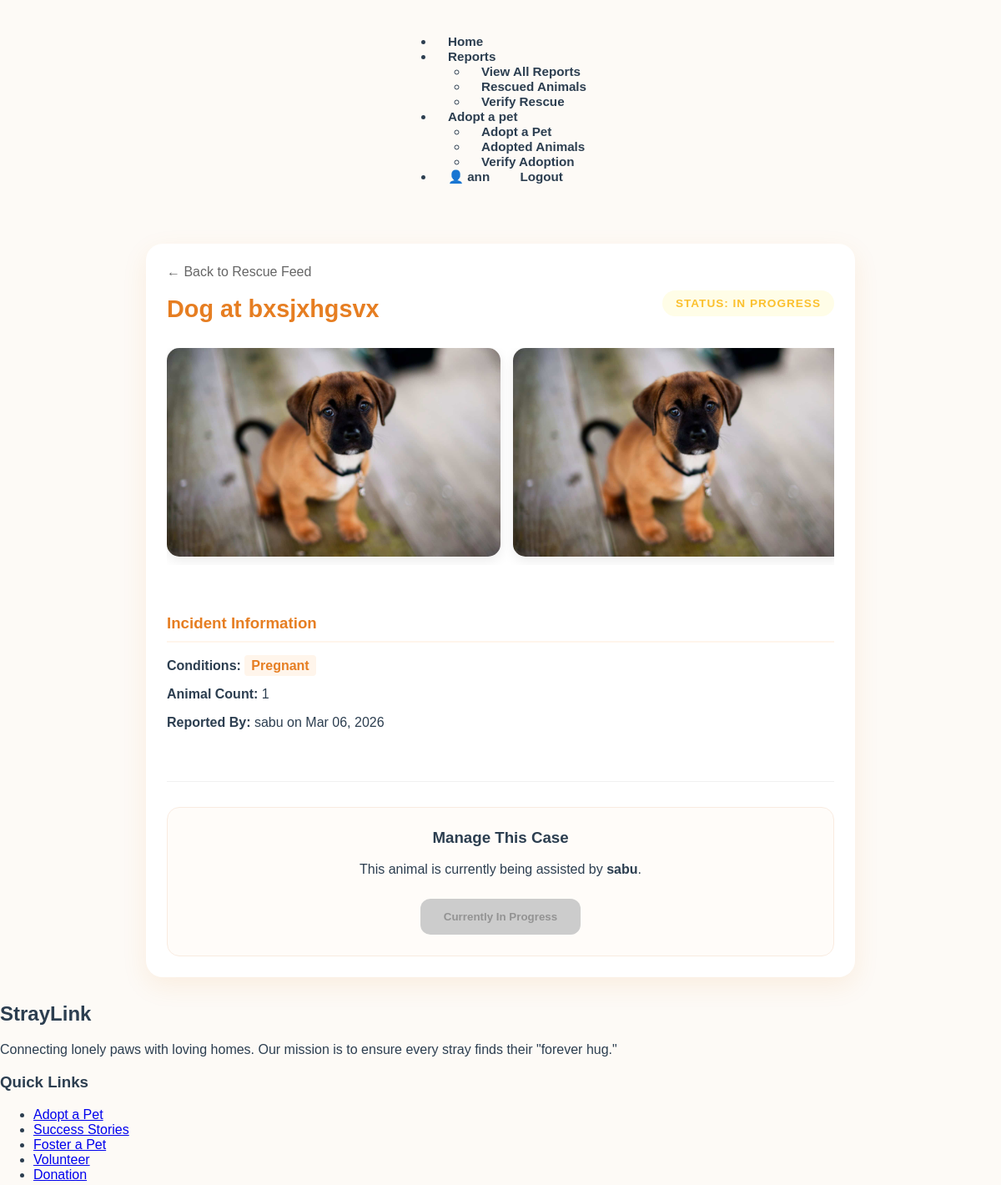
The page /report/detail/25/ (signed in, upper part) on the database as committed earlier.
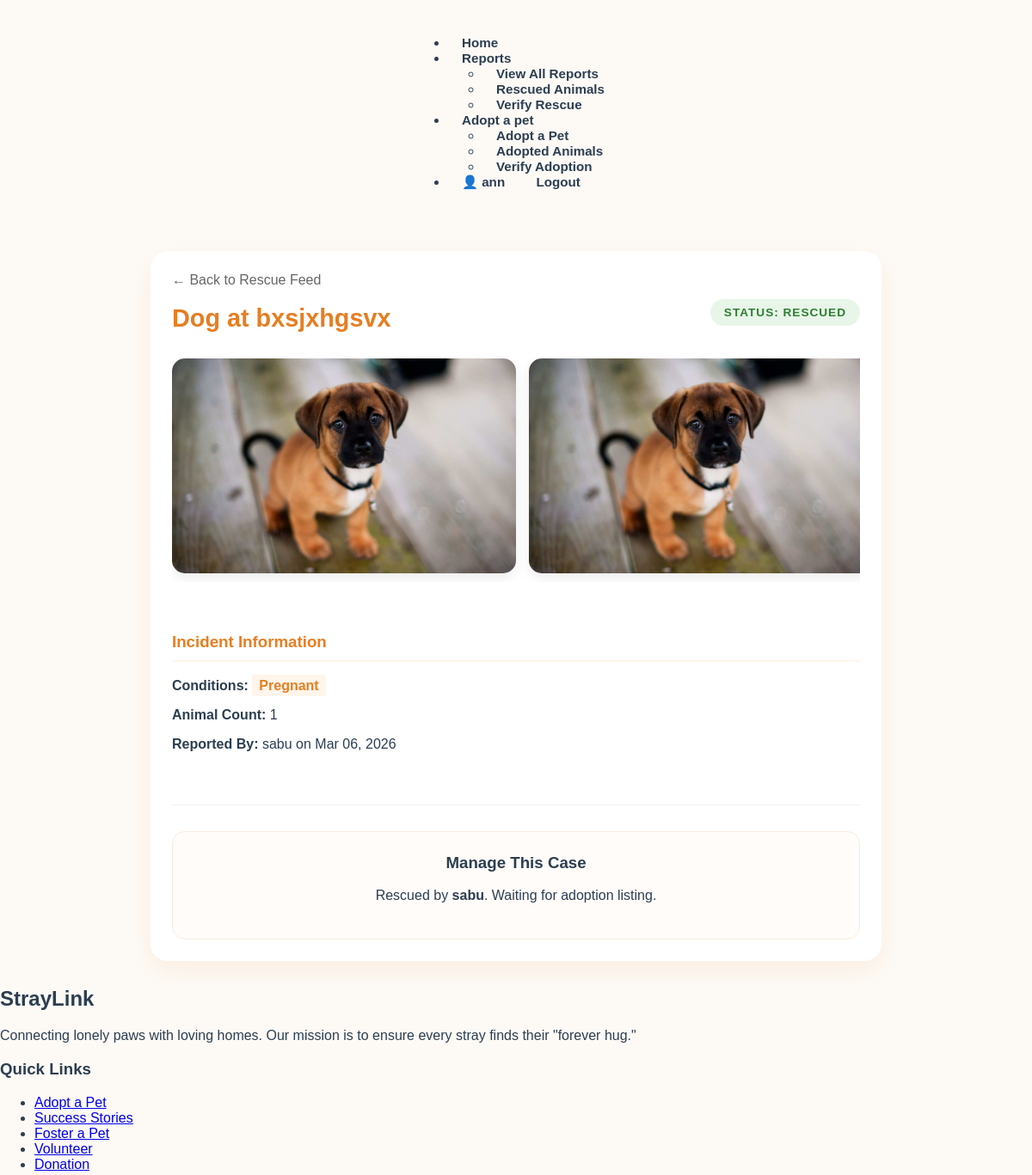
The same page on the database as committed later.
### App/models.py (models this page shows)
class ReportSubmit(models.Model):
    ANIMAL_TYPE_CHOICES = [
        ('dog', 'Dog'),
        ('cat', 'Cat'),
        ('other', 'Other'),
    ]
    LOCATION_SOURCE_CHOICES = [
        ('manual', 'Manual'),
        ('gps', 'GPS'),
    ]
    STATUS_CHOICES = [
        ('pending', 'Pending'),
        ('in_progress', 'In Progress'),
        ('awaiting_verification', 'Awaiting Verification'),
        ('rescued', 'Rescued'),
    ]
    animal_type = models.CharField(max_length=10, choices=ANIMAL_TYPE_CHOICES)
    conditions = models.ManyToManyField(Condition, blank=True)
    animal_count = models.PositiveIntegerField(default=1)
    manual_location = models.CharField(
        max_length=255,
        help_text="Road name and nearby landmark"
    )
    auto_latitude = models.DecimalField(
        max_digits=9,
        decimal_places=6,
        blank=True,
        null=True
    )
    auto_longitude = models.DecimalField(
        max_digits=9,
        decimal_places=6,
        blank=True,
        null=True
    )
    location_source = models.CharField(
        max_length=10,
        choices=LOCATION_SOURCE_CHOICES,
        default='manual'
    )
    status = models.CharField(
        max_length=30,
        choices=STATUS_CHOICES,
        default='pending'
    )
    claimed_by = models.ForeignKey(
    User,
    on_delete=models.SET_NULL,
    null=True,
    blank=True,
    related_name='claimed_reports'
)
    claimed_at = models.DateTimeField(
        null=True,
        blank=True
)
    reporter = models.ForeignKey(
        User,
        on_delete=models.SET_NULL,
        null=True,
        blank=True
)
    user = models.ForeignKey(
        User,
        null=True,
        on_delete=models.CASCADE,
        related_name="reports"
)
    rescue_image = models.ImageField(
        upload_to="rescue_proof/",
        null=True,
        blank=True,
        help_text="Live photo of the animal at the center or safe-zone"
    )
    rescue_notes = models.TextField(blank=True, null=True, help_text="How was the rescue? Any immediate medical needs?")
    rescue_image = models.ImageField(upload_to="rescue_proof/", blank=True, null=True)
    is_verified_rescue = models.BooleanField(default=False)
    rescue_notes = models.TextField(
        null=True,
        blank=True,
        help_text="Details about the animal's current location and condition"
    )
    is_verified_rescue = models.BooleanField(default=False)
    verified_at = models.DateTimeField(null=True, blank=True)
    created_at = models.DateTimeField(default=timezone.now)

### App/views.py (the view)
# urls.py: path('report/detail/<int:report_id>/', views.ReportDetail, name='ReportDetail'),
@login_required
def ReportDetail(request, report_id):
    report = get_object_or_404(ReportSubmit, id=report_id)
    images = report.images.all()
    is_in_adoption = False
    animal_obj = None
    try:
        from .models import Animal
        animal_obj = Animal.objects.get(report=report)
        is_in_adoption = animal_obj.in_adoption
    except:
        pass
    return render(request, 'ReportDetail.html', {
        'report': report,
        'images': images,
        'is_in_adoption': is_in_adoption,
        'animal_obj': animal_obj
    })

### App/templates/ReportDetail.html (shortened to what the changed rows need)
{% load static %}
<!DOCTYPE html>
<html lang="en">
<head>
    <link rel="stylesheet" href="{% static 'css/reportdetail.css' %}">
</head>
<body>
<div class="container">
    <div class="header" style="display: flex; justify-content: space-between; align-items: center;">
        <h1>{{ report.get_animal_type_display|title }} at {{ report.manual_location }}</h1>
        <div class="status-banner {{ report.status|lower }}">
            STATUS: {{ report.get_status_display|upper }}
        </div>
    </div>
    <div class="details-section">
        <h3>Incident Information</h3>
        <p><strong>Conditions:</strong>
            {% for c in report.conditions.all %}
                <span class="tag" style="background: #eee; padding: 4px 8px; border-radius: 4px;">{{ c.name }}</span>
            {% empty %} None specified {% endfor %}
        </p>
        <p><strong>Animal Count:</strong> {{ report.animal_count }}</p>
        <p><strong>Reported By:</strong> {{ report.user.username }} on {{ report.created_at|date:"M d, Y" }}</p>
    </div>
    <div class="action-card">
        <h3>Manage This Case</h3>
        {% if report.status == 'pending' %}
            <p>This case is currently open. Are you able to help this animal?</p>
            <form action="{% url 'ClaimCase' report.id %}" method="POST">
                {% csrf_token %}
                <button type="submit" class="btn btn-primary">I Will Claim This Case</button>
            </form>
            <!-- <small style="color: #999; display: block; margin-top: 10px;">Notice:Dear fellow user/volunteer if you claimed this case then you are in a
                very responsible position and need to resue /or lead the full rescue process.If you realized you can't then without wasting your time you have
                to unclaim the case or else the other users/volunteers will be unaware of this and they can't claim the case anymore,
                so you have to understand your own responsibility that the life of that animal is in your hands
            </small> -->
    <a href="{% url 'RescueExp' report.id %}">How the rescue works</a>
            <small style="color: #666; display: block; margin-top: 10px; padding: 10px; border-left: 3px solid #f39c12; background: #fffaf5;">
    <strong>Volunteer Notice:</strong> By claiming this case,
    you have taken on a significant responsibility for this animal's rescue.
    If you realize you are unable to proceed, please <strong>unclaim the case immediately</strong>.
    This ensures another volunteer can step in to help without delay.
     Please remember: the animal's safety relies on timely action.
    </small>
            {% elif report.status == 'in_progress' %}
            {% if report.claimed_by == request.user %}
            <p>You have claimed this case. Please proceed with the rescue.</p>
            <div class="rescue-actions">
                <a href="{% url 'FinalizeRescue' report.id %}" class="btn-finalize"><button>Finalize & Provide Proof ✨</button>
                </a>
                <form action="{% url 'UnclaimCase' report.id %}" method="POST" style="display:inline;">
                    {% csrf_token %}
                    <button type="submit" class="btn-unclaim" onclick="return confirm('Are you sure you want to unclaim?')">
                        Unclaim Case
                    </button>
                </form>
                    <strong>Volunteer Notice:</strong> By claiming this case,
                    you have taken on a significant responsibility for this animal's rescue.
                    If you realize you are unable to proceed, please <strong>unclaim the case immediately</strong>.
                    This ensures another volunteer can step in to help without delay.
                    Please remember: the animal's safety relies on timely action.
                    </small>
            </div>
            {% else %}
                <p>This animal is currently being assisted by <strong>{{ report.claimed_by.username }}</strong>.</p>
                <button class="btn" style="background:#ccc; cursor:not-allowed;" disabled>Currently In Progress</button>
            {% endif %}
        {% elif report.status == 'rescued' %}
            {% if is_in_adoption %}
                <p>This animal is safe and listed in the adoption center!</p>
                <a href="{% url 'AnimalAdoptDetail' animal_obj.id %}" class="btn btn-primary">View Adoption Profile & Apply</a>
            {% elif report.claimed_by == request.user %}
                <p><strong>Verification Complete!</strong> Now, list this animal for adoption.</p>
                <a href="{% url 'AddToAdoption' report.id %}" class="btn btn-orange">Add to Adoption Center</a>
            {% else %}
                <p>Rescued by <strong>{{ report.claimed_by.username }}</strong>. Waiting for adoption listing.</p>
            {% endif %}
        {% endif %}
    </div>
</div>
<footer class="main-footer">
    <div class="footer-container">
        <div class="footer-section about">
            <h2 class="footer-logo">Stray<span>Link</span></h2>
        </div>
    </div>
</footer>
</body>
</html>

Rows that differ between the two databases and show on the page:
changed ReportSubmit "Dog": status "IN PROGRESS" → "RESCUED"
Other text that changed with them:
text no longer shown: "This animal is currently being assisted by . Currently In Progress"
text now shown: "Rescued by . Waiting for adoption listing."
